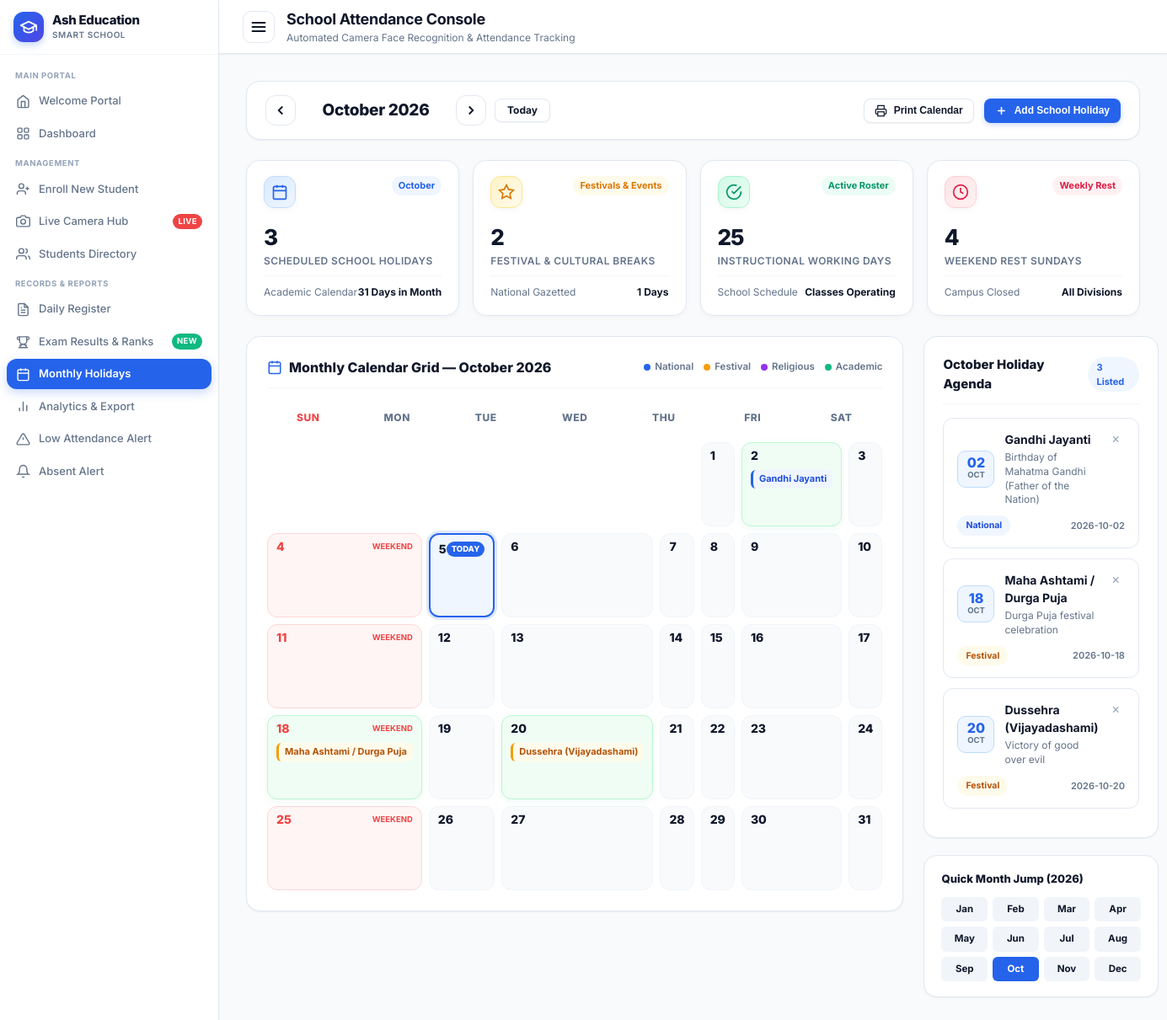
The page /holidays on the database its author committed.
### tables this page shows
CREATE TABLE holidays (
        id INTEGER PRIMARY KEY AUTOINCREMENT,
        title TEXT NOT NULL,
        holiday_date TEXT NOT NULL,
        holiday_type TEXT DEFAULT 'National',
        description TEXT,
        created_at TIMESTAMP DEFAULT CURRENT_TIMESTAMP
    );

### backend/app.py (the view)
@app.route('/holidays')
def holidays_view():
    today = date.today()
    try:
        req_year = int(request.args.get('year', today.year))
        req_month = int(request.args.get('month', today.month))
        if req_month < 1 or req_month > 12:
            req_month = today.month
    except (ValueError, TypeError):
        req_year = today.year
        req_month = today.month
    if req_month == 1:
        prev_month = 12
        prev_year = req_year - 1
    else:
        prev_month = req_month - 1
        prev_year = req_year
    if req_month == 12:
        next_month = 1
        next_year = req_year + 1
    else:
        next_month = req_month + 1
        next_year = req_year
    month_name = calendar.month_name[req_month]
    month_name_full = f"{month_name} {req_year}"
    cal = calendar.Calendar(firstweekday=6)
    month_days = cal.monthdayscalendar(req_year, req_month)
    month_holidays = get_holidays_by_month(req_year, req_month)
    holiday_by_day = {}
    for h in month_holidays:
        try:
            day_num = int(h['holiday_date'].split('-')[2])
            if day_num not in holiday_by_day:
                holiday_by_day[day_num] = []
            holiday_by_day[day_num].append(h)
        except Exception:
            pass
    _, total_days_in_month = calendar.monthrange(req_year, req_month)
    sundays_count = 0
    for day in range(1, total_days_in_month + 1):
        if calendar.weekday(req_year, req_month, day) == 6:
            sundays_count += 1
    holidays_count = len(month_holidays)
    weekday_holidays = 0
    for h in month_holidays:
        try:
            d = int(h['holiday_date'].split('-')[2])
            if calendar.weekday(req_year, req_month, d) != 6:
                weekday_holidays += 1
        except Exception:
            weekday_holidays += 1
    working_days = max(0, total_days_in_month - sundays_count - weekday_holidays)
    all_year_holidays = get_all_holidays(req_year)
    national_count = sum(1 for h in month_holidays if h.get('holiday_type') == 'National')
    festival_count = sum(1 for h in month_holidays if h.get('holiday_type') in ['Festival', 'Religious'])
    academic_count = sum(1 for h in month_holidays if h.get('holiday_type') in ['Academic', 'Special'])
    return render_template(
        'holidays.html',
        current_year=req_year,
        current_month=req_month,
        month_name=month_name,
        month_name_full=month_name_full,
        prev_year=prev_year,
        prev_month=prev_month,
        next_year=next_year,
        next_month=next_month,
        month_days=month_days,
        month_holidays=month_holidays,
        holiday_by_day=holiday_by_day,
        total_holidays=holidays_count,
        sundays_count=sundays_count,
        working_days=working_days,
        total_days_in_month=total_days_in_month,
        national_count=national_count,
        festival_count=festival_count,
        academic_count=academic_count,
        all_year_holidays=all_year_holidays,
        today_date=today.isoformat(),
        today_year=today.year,
        today_month=today.month,
        today_day=today.day
    )

### backend/app.py (called while the page is built)
@app.context_processor
def inject_global_grade():
    active_grade = session.get('selected_grade', 'All')
    all_students = get_all_students()
    all_grades = sorted(list(set(s['grade'] for s in all_students if s.get('grade'))))
    return {
        'active_grade': active_grade,
        'all_campus_grades': all_grades
    }

### backend/database.py (called while the page is built)
def get_db_connection():
    conn = sqlite3.connect(DB_PATH)
    conn.execute("PRAGMA foreign_keys = ON")
    conn.row_factory = sqlite3.Row
    return conn

def get_all_holidays(year=None):
    conn = get_db_connection()
    cursor = conn.cursor()
    if year:
        cursor.execute("SELECT * FROM holidays WHERE holiday_date LIKE ? ORDER BY holiday_date ASC", (f"{year}-%",))
    else:
        cursor.execute("SELECT * FROM holidays ORDER BY holiday_date ASC")
    rows = cursor.fetchall()
    conn.close()
    return [dict(r) for r in rows]

def get_holidays_by_month(year, month):
    conn = get_db_connection()
    cursor = conn.cursor()
    month_pattern = f"{int(year):04d}-{int(month):02d}-%"
    cursor.execute("SELECT * FROM holidays WHERE holiday_date LIKE ? ORDER BY holiday_date ASC", (month_pattern,))
    rows = cursor.fetchall()
    conn.close()
    return [dict(r) for r in rows]

### frontend/templates/holidays.html (shortened to what this page needs)
{% extends "base.html" %}
{% block content %}
<div class="holiday-controls-bar">
  <div class="month-nav-group">
    <a href="{{ url_for('holidays_view', year=prev_year, month=prev_month) }}" class="btn-month-nav" title="Previous Month">
      <svg width="18" height="18" viewBox="0 0 24 24" fill="none" stroke="currentColor" stroke-width="2.5"><polyline points="15 18 9 12 15 6"></polyline></svg>
    </a>
    <div class="current-month-display">
      {{ month_name_full }}
    </div>
    <a href="{{ url_for('holidays_view', year=next_year, month=next_month) }}" class="btn-month-nav" title="Next Month">
      <svg width="18" height="18" viewBox="0 0 24 24" fill="none" stroke="currentColor" stroke-width="2.5"><polyline points="9 18 15 12 9 6"></polyline></svg>
    </a>
    <a href="{{ url_for('holidays_view', year=today_year, month=today_month) }}" class="btn btn-secondary btn-sm" style="font-size:12px; font-weight:700; padding:6px 14px;">
      Today
    </a>
  </div>
  <div style="display:flex; align-items:center; gap:12px; flex-wrap:wrap;">
    <button type="button" class="btn btn-secondary btn-sm" onclick="window.print()" title="Print Monthly Academic Calendar">
      <svg width="15" height="15" viewBox="0 0 24 24" fill="none" stroke="currentColor" stroke-width="2">
        <polyline points="6 9 6 2 18 2 18 9"></polyline>
        <path d="M6 18H4a2 2 0 0 1-2-2v-5a2 2 0 0 1 2-2h16a2 2 0 0 1 2 2v5a2 2 0 0 1-2 2h-2"></path>
        <rect x="6" y="14" width="12" height="8"></rect>
      </svg>
      <span>Print Calendar</span>
    </button>
    <button type="button" class="btn btn-primary btn-sm" onclick="openAddHolidayModal()">
      <svg width="15" height="15" viewBox="0 0 24 24" fill="none" stroke="currentColor" stroke-width="2.5">
        <line x1="12" y1="5" x2="12" y2="19"></line>
        <line x1="5" y1="12" x2="19" y2="12"></line>
      </svg>
      <span>Add School Holiday</span>
    </button>
  </div>
</div>
<div class="holiday-kpi-grid">
  <div class="kpi-card" style="padding:18px 20px;">
    <div class="kpi-top">
      <div class="kpi-icon-wrap blue" style="width:38px; height:38px;">
        <svg width="20" height="20" viewBox="0 0 24 24" fill="none" stroke="currentColor" stroke-width="2">
          <rect x="3" y="4" width="18" height="18" rx="2" ry="2"></rect>
          <line x1="16" y1="2" x2="16" y2="6"></line>
          <line x1="8" y1="2" x2="8" y2="6"></line>
          <line x1="3" y1="10" x2="21" y2="10"></line>
        </svg>
      </div>
      <span class="kpi-tag blue">{{ month_name }}</span>
    </div>
    <div class="kpi-value-block" style="margin-top:10px;">
      <h3 style="font-size:26px;">{{ total_holidays }}</h3>
      <p>Scheduled School Holidays</p>
    </div>
    <div class="kpi-footer-note" style="margin-top:8px;">
      <span>Academic Calendar</span>
      <strong>{{ total_days_in_month }} Days in Month</strong>
    </div>
  </div>
  <div class="kpi-card" style="padding:18px 20px;">
    <div class="kpi-top">
      <div class="kpi-icon-wrap amber" style="width:38px; height:38px;">
        <svg width="20" height="20" viewBox="0 0 24 24" fill="none" stroke="currentColor" stroke-width="2">
          <path d="M12 2l3.09 6.26L22 9.27l-5 4.87 1.18 6.88L12 17.77l-6.18 3.25L7 14.14 2 9.27l6.91-1.01L12 2z"></path>
        </svg>
      </div>
      <span class="kpi-tag amber">Festivals &amp; Events</span>
    </div>
    <div class="kpi-value-block" style="margin-top:10px;">
      <h3 style="font-size:26px;">{{ festival_count }}</h3>
      <p>Festival &amp; Cultural Breaks</p>
    </div>
    <div class="kpi-footer-note" style="margin-top:8px;">
      <span>National Gazetted</span>
      <strong>{{ national_count }} Days</strong>
    </div>
  </div>
  <div class="kpi-card" style="padding:18px 20px;">
    <div class="kpi-top">
      <div class="kpi-icon-wrap emerald" style="width:38px; height:38px;">
        <svg width="20" height="20" viewBox="0 0 24 24" fill="none" stroke="currentColor" stroke-width="2">
          <path d="M22 11.08V12a10 10 0 1 1-5.93-9.14"></path>
          <polyline points="22 4 12 14.01 9 11.01"></polyline>
        </svg>
      </div>
      <span class="kpi-tag emerald">Active Roster</span>
    </div>
    <div class="kpi-value-block" style="margin-top:10px;">
      <h3 style="font-size:26px;">{{ working_days }}</h3>
      <p>Instructional Working Days</p>
    </div>
    <div class="kpi-footer-note" style="margin-top:8px;">
      <span>School Schedule</span>
      <strong>Classes Operating</strong>
    </div>
  </div>
  <div class="kpi-card" style="padding:18px 20px;">
    <div class="kpi-top">
      <div class="kpi-icon-wrap rose" style="width:38px; height:38px;">
        <svg width="20" height="20" viewBox="0 0 24 24" fill="none" stroke="currentColor" stroke-width="2">
          <circle cx="12" cy="12" r="10"></circle>
          <polyline points="12 6 12 12 16 14"></polyline>
        </svg>
      </div>
      <span class="kpi-tag rose">Weekly Rest</span>
    </div>
    <div class="kpi-value-block" style="margin-top:10px;">
      <h3 style="font-size:26px;">{{ sundays_count }}</h3>
      <p>Weekend Rest Sundays</p>
    </div>
    <div class="kpi-footer-note" style="margin-top:8px;">
      <span>Campus Closed</span>
      <strong>All Divisions</strong>
    </div>
  </div>
</div>
<div class="holiday-layout-grid">
  <div class="calendar-card">
    <div style="display:flex; justify-content:space-between; align-items:center; margin-bottom:18px; padding-bottom:12px; border-bottom:1px solid var(--border-light);">
      <h3 style="font-size:16px; font-weight:800; color:var(--text-main); margin:0; display:flex; align-items:center; gap:8px;">
        <span>Monthly Calendar Grid — {{ month_name_full }}</span>
      </h3>
      <div style="display:flex; align-items:center; gap:12px; font-size:11.5px; font-weight:600; color:var(--text-muted);">
        <span style="display:inline-flex; align-items:center; gap:5px;"><span style="width:8px; height:8px; border-radius:50%; background:#2563eb;"></span> National</span>
        <span style="display:inline-flex; align-items:center; gap:5px;"><span style="width:8px; height:8px; border-radius:50%; background:#f59e0b;"></span> Festival</span>
        <span style="display:inline-flex; align-items:center; gap:5px;"><span style="width:8px; height:8px; border-radius:50%; background:#9333ea;"></span> Religious</span>
        <span style="display:inline-flex; align-items:center; gap:5px;"><span style="width:8px; height:8px; border-radius:50%; background:#10b981;"></span> Academic</span>
      </div>
    </div>
    <div class="calendar-weekdays-row">
      <div class="weekday-header sunday">Sun</div>
      <div class="weekday-header">Mon</div>
      <div class="weekday-header">Tue</div>
      <div class="weekday-header">Wed</div>
      <div class="weekday-header">Thu</div>
      <div class="weekday-header">Fri</div>
      <div class="weekday-header">Sat</div>
    </div>
    <div class="calendar-days-grid">
      {% for week in month_days %}
        {% for day in week %}
          {% if day == 0 %}
            <div class="calendar-day-cell empty-day"></div>
          {% else %}
            {% set day_hols = holiday_by_day.get(day, []) %}
            {% set is_sun = loop.index0 == 0 %}
            {% set is_today_cell = (current_year == today_year and current_month == today_month and day == today_day) %}
            <div class="calendar-day-cell {% if is_sun %}sunday-cell{% endif %} {% if day_hols|length > 0 %}has-holiday{% endif %} {% if is_today_cell %}is-today{% endif %}">
              <div class="day-cell-top">
                <span class="day-number {% if is_sun %}sunday-num{% endif %}">{{ day }}</span>
                {% if is_today_cell %}
                  <span class="today-chip">Today</span>
                {% elif is_sun %}
                  <span style="font-size:9.5px; font-weight:700; color:#ef4444; text-transform:uppercase;">Weekend</span>
                {% endif %}
              </div>
              {% for h in day_hols %}
                <div class="holiday-pill type-{{ h.holiday_type }}" title="{{ h.title }}: {{ h.description or h.holiday_type }}">
                  <span>{{ h.title }}</span>
                </div>
              {% endfor %}
            </div>
          {% endif %}
        {% endfor %}
      {% endfor %}
    </div>
  </div>
  <div>
    <div class="agenda-card">
      <div style="display:flex; justify-content:space-between; align-items:center; margin-bottom:16px; padding-bottom:12px; border-bottom:1px solid var(--border-light);">
        <h3 style="font-size:15px; font-weight:800; color:var(--text-main); margin:0;">
          {{ month_name }} Holiday Agenda
        </h3>
        <span class="badge" style="background:#eff6ff; color:#2563eb; font-weight:700; font-size:11px;">
          {{ month_holidays|length }} Listed
        </span>
      </div>
      {% if month_holidays and month_holidays|length > 0 %}
        <div>
          {% for h in month_holidays %}
            <div class="agenda-item-box">
              <div class="agenda-item-top">
                <div style="display:flex; align-items:center; gap:12px;">
                  <div class="agenda-date-badge">
                    <span class="date-day">{{ h.holiday_date.split('-')[2] }}</span>
                    <span class="date-month">{{ month_name[:3] }}</span>
                  </div>
                  <div class="agenda-info">
                    <h4>{{ h.title }}</h4>
                    <p>{{ h.description or (h.holiday_type ~ ' Holiday') }}</p>
                  </div>
                </div>
                <form method="POST" action="{{ url_for('api_delete_holiday', holiday_id=h.id) }}" onsubmit="return confirm('Remove holiday {{ h.title }}?')" style="margin:0;">
                  <button type="submit" style="background:none; border:none; color:#94a3b8; hover:color:#ef4444; cursor:pointer; font-size:16px; padding:2px 6px;" title="Delete Holiday">
                    &times;
                  </button>
                </form>
              </div>
              <div style="display:flex; justify-content:space-between; align-items:center; font-size:11px; margin-top:2px;">
                <span class="badge" style="
                  {% if h.holiday_type == 'National' %}background:#eff6ff; color:#1d4ed8;
                  {% elif h.holiday_type in ['Festival', 'Religious'] %}background:#fffbeb; color:#b45309;
                  {% else %}background:#ecfdf5; color:#047857;{% endif %} font-weight:700; font-size:10.5px;">
                  {{ h.holiday_type }}
                </span>
                <span style="color:var(--text-muted); font-weight:600;">
                  {{ h.holiday_date }}
                </span>
              </div>
            </div>
          {% endfor %}
        </div>
      {% endif %}
    </div>
    <div class="card" style="margin-top:20px; padding:18px 20px;">
      <h4 style="font-size:13px; font-weight:800; color:var(--text-main); margin:0 0 12px 0;">
        Quick Month Jump ({{ current_year }})
      </h4>
      <div style="display:grid; grid-template-columns:repeat(4, 1fr); gap:6px;">
        {% set months_list = ['Jan', 'Feb', 'Mar', 'Apr', 'May', 'Jun', 'Jul', 'Aug', 'Sep', 'Oct', 'Nov', 'Dec'] %}
        {% for m in range(1, 13) %}
          <a href="{{ url_for('holidays_view', year=current_year, month=m) }}"
             style="text-align:center; padding:6px 4px; font-size:11.5px; font-weight:700; text-decoration:none; border-radius:6px;
                    {% if m == current_month %}background:var(--primary); color:#ffffff;{% else %}background:#f1f5f9; color:var(--text-main);{% endif %} transition:all 0.15s ease;">
            {{ months_list[m - 1] }}
          </a>
        {% endfor %}
      </div>
    </div>
  </div>
</div>
{% endblock %}

### rows shown on the page
holidays: title "Gandhi Jayanti", holiday_date "02", month_name "OCT", description "Birthday of Mahatma Gandhi (Father of the Nation)", holiday_type "National", holiday_date "2026-10-02"
holidays: title "Maha Ashtami / Durga Puja", holiday_date "18", month_name "OCT", description "Durga Puja festival celebration", holiday_type "Festival", holiday_date "2026-10-18"
holidays: title "Dussehra (Vijayadashami)", holiday_date "20", month_name "OCT", description "Victory of good over evil", holiday_type "Festival", holiday_date "2026-10-20"

### other values the page prints
{{ month_name_full }} "October 2026"
{{ month_name }} "October"
{{ total_holidays }} "3"
{{ total_days_in_month }} "31"
{{ festival_count }} "2"
{{ national_count }} "1"
{{ working_days }} "25"
{{ sundays_count }} "4"
{{ day }} "1" "2" "3" "4" "5" "6" "7" "8" "9" "10" "11" "12" "13" "14" "15" "16" "17" "18" "19" "20" "21" "22" "23" "24" "25" "26" "27" "28" "29" "30" "31"
{{ month_holidays|length }} "3"
{{ current_year }} "2026"
{{ months_list[m - 1] }} "Jan" "Feb" "Mar" "Apr" "May" "Jun" "Jul" "Aug" "Sep" "Oct" "Nov" "Dec"
